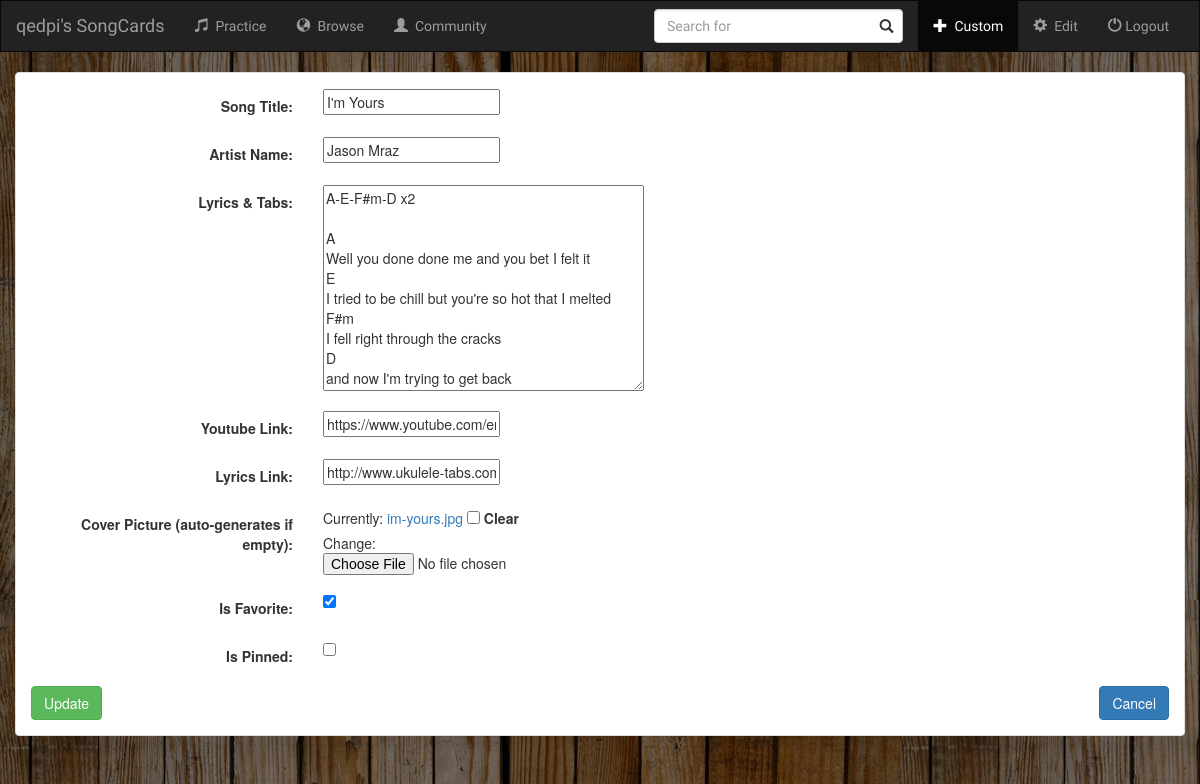
The app's page /cards/29/update/ (signed in), older data.
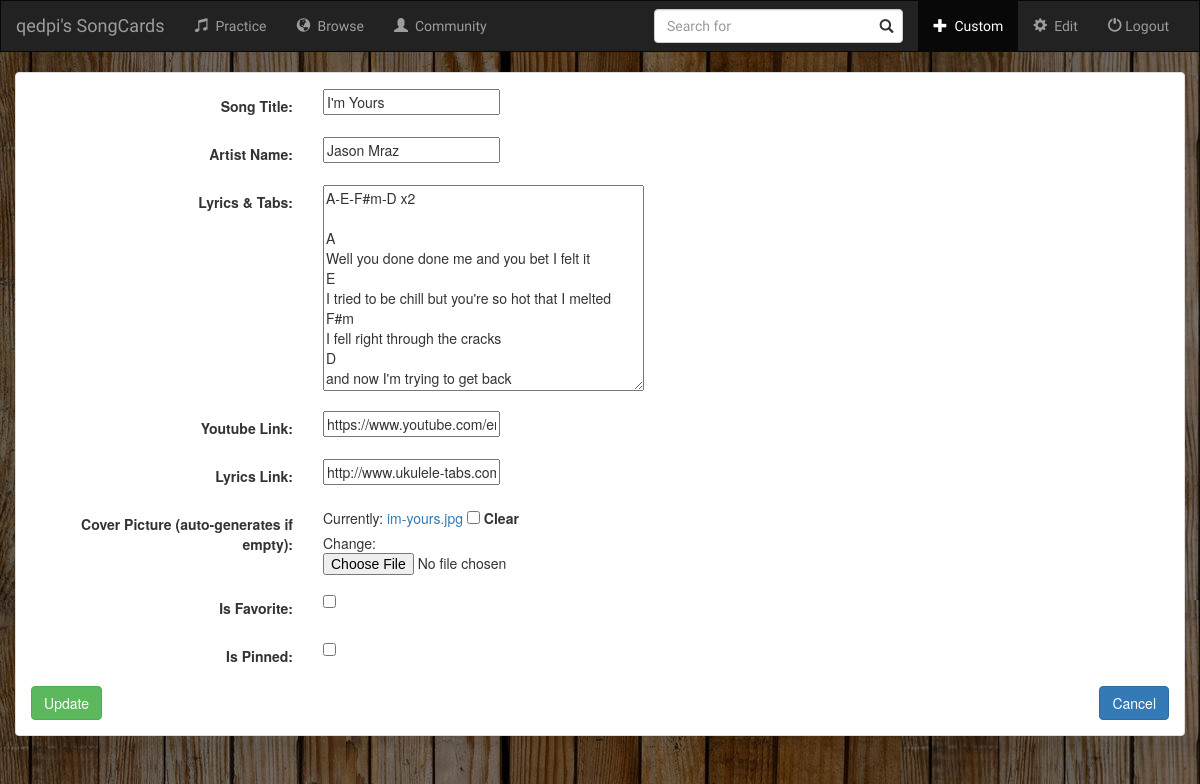
The same page, newer data.
### cards/models.py (models this page shows, shortened)
class Card(models.Model):
    user = models.ForeignKey(User, default=1)
    topic = models.CharField(max_length=100, verbose_name='Song Title')
    front = models.CharField(blank=True, default='', max_length=100, verbose_name='Artist Name')
    back = models.TextField(blank=True, default='auto_generate', max_length=10000, verbose_name='Lyrics & Tabs')
    review_time = models.DateTimeField()
    review_interval = models.BigIntegerField(default=initial_review_interval)
    card_audio = models.CharField(blank=True, default='auto_generate', max_length=300, verbose_name='Youtube Link')
    card_score = models.CharField(blank=True, default='auto_generate', max_length=300, verbose_name='Lyrics Link')
    card_pic = models.FileField(blank=True, verbose_name='Cover Picture (auto-generates if empty)')
    is_new = models.BooleanField(default=True)
    is_favorite = models.BooleanField(default=False, verbose_name="Is Favorite")
    is_pinned = models.BooleanField(default=False, verbose_name="Is Pinned")
    date_created = models.DateTimeField(default=datetime.utcnow())
    class Meta:
        unique_together = ('topic', 'front',)

### cards/views.py (the view)
# urls.py: url(r'^(?P<pk>[\d]+)/update/$', views.CardUpdate.as_view(), name='update_card'),
class CardUpdate(LoginRequiredMixin, UpdateView):
    model = Card
    fields = used_fields

### cards/templates/cards/card_form.html (shortened to what this page needs)
{% extends 'cards/base.html' %}
{% block plus_active %}active{% endblock %}
{% block body %}
    <div class="container-fluid">
        <div class="row">
            <div class="col-sm-12 col-md-12">
                <div class="panel panel-default">
                    <div class="panel-body">
                        <form action="" class="form-horizontal" method="post" enctype="multipart/form-data">
                            {% include 'users/form_template.html' %}
                            <div class="" style="display: inline;">
                                <button class="btn btn-success" type="submit">Update</button>
                            </div>
                            <div class="button-group" style="float: right">
                                <a href="{% url 'cards:index' %}">
                                    <div class="" style="display: inline;">
                                        <button class="btn btn-primary" type="button">Cancel</button></div></a>
                            </div>
                        </form>
                    </div>
                </div>
            </div>
        </div>
    </div>
{% endblock %}

### users/templates/users/form_template.html (shortened to what this page needs)
{% for field in form %}
    <div class="form-group">
        <div class="col-sm-offset-3 col-sm-9">
        </div>
        <label class="control-label col-sm-3" for="song_title">{{ field.label_tag }}</label>
        <div class="col-sm-9">{{ field }}</div>
    </div>
{% endfor %}

Row changes from the older to the newer data that the page shows:
changed Card "I'm Yours": is_favorite "☑" → "☐"
